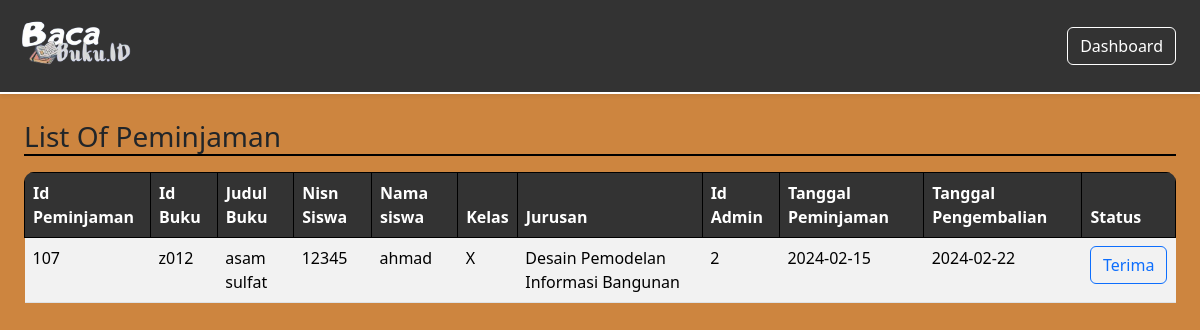
The app's page /DashboardPetugas/peminjaman/peminjamanBuku.php with its own data.
### tables this page shows
CREATE TABLE `peminjaman` (
  `id_peminjaman` int(11) NOT NULL,
  `id_buku` varchar(20) NOT NULL,
  `nisn` int(11) NOT NULL,
  `id_admin` int(11) NOT NULL,
  `tgl_peminjaman` date NOT NULL,
  `tgl_pengembalian` date NOT NULL,
  `status` enum('ya','tidak') NOT NULL
);

CREATE TABLE `buku` (
  `cover` varchar(255) NOT NULL,
  `id_buku` varchar(20) NOT NULL,
  `kategori` varchar(255) NOT NULL,
  `judul` varchar(255) NOT NULL,
  `pengarang` varchar(255) NOT NULL,
  `penerbit` varchar(255) NOT NULL,
  `tahun_terbit` date NOT NULL,
  `jumlah_halaman` int(50) NOT NULL,
  `buku_deskripsi` text NOT NULL,
  `isi_buku` varchar(250) NOT NULL
);

CREATE TABLE `member` (
  `nisn` int(11) NOT NULL,
  `kode_member` varchar(12) NOT NULL,
  `nama` varchar(255) NOT NULL,
  `password` varchar(255) NOT NULL,
  `jenis_kelamin` varchar(20) NOT NULL,
  `kelas` varchar(5) NOT NULL,
  `jurusan` varchar(50) NOT NULL,
  `no_tlp` varchar(15) NOT NULL,
  `tgl_pendaftaran` date NOT NULL
);

### config/config.php (called while the page is built, shortened)
<?php
$host = "127.0.0.1";
$username = "root";
$password = "";
$database_name = "perpustakaan_adzan";
$connection = mysqli_connect($host, $username, $password, $database_name);
function queryReadData($dataKategori) {
  global $connection;
  $result = mysqli_query($connection, $dataKategori);
  $items = [];
  while($item = mysqli_fetch_assoc($result)) {
    $items[] = $item;
  }
  return $items;
}
?>

### DashboardPetugas/peminjaman/peminjamanBuku.php (the view, shortened to what this page needs)
<?php
require "../../config/config.php";
$dataPeminjam = queryReadData("SELECT peminjaman.id_peminjaman, peminjaman.id_buku, buku.judul, peminjaman.nisn, member.nama, member.kelas, member.jurusan, peminjaman.id_admin,  peminjaman.tgl_peminjaman, peminjaman.tgl_pengembalian,peminjaman.status
FROM peminjaman
INNER JOIN member ON peminjaman.nisn = member.nisn
INNER JOIN buku ON peminjaman.id_buku = buku.id_buku");
?>
<!DOCTYPE html>
<html lang="en">
  <head>
    <link rel="stylesheet" href="../../css/member.css">
    <link href="https://cdn.jsdelivr.net/npm/bootstrap@5.3.2/dist/css/bootstrap.min.css" rel="stylesheet">
  </head>
  <body>
  <nav class="navbar fixed-top shadow-sm">
      <div class="container-fluid p-1">
        <a class="navbar-brand" href="#">
          <img src="../../assets/logoadzan.png" alt="logo" width="150px">
        </a>
        <a class="btn btn-tertiary" href="../dashboardPetugas.php">Dashboard</a>
      </div>
    </nav>
    <div class="p-4 mt-5">
    <div class="mt-5">
    <h3>List Of Peminjaman</h3>
      <div class="table-responsive mt-3">
        <table class="table table-striped table-hover">
        <thead>
          <tr>
            <th class="list">Id Peminjaman</th>
            <th class="list">Id Buku</th>
            <th class="list">Judul Buku</th>
            <th class="list">Nisn Siswa</th>
            <th class="list">Nama siswa</th>
            <th class="list">Kelas</th>
            <th class="list">Jurusan</th>
            <th class="list">Id Admin</th>
            <th class="list">Tanggal Peminjaman</th>
            <th class="list">Tanggal Pengembalian</th>
            <th class="list">Status</th>
          </tr>
        </thead>
        <tbody>
        <?php foreach ($dataPeminjam as $item) : ?>
               <?php if ($item['status'] == 'tidak') { ?>
               <tr>
                  <td><?= $item["id_peminjaman"]; ?></td>
                  <td><?= $item["id_buku"]; ?></td>
                  <td><?= $item["judul"]; ?></td>
                  <td><?= $item["nisn"]; ?></td>
                  <td><?= $item["nama"]; ?></td>
                  <td><?= $item["kelas"]; ?></td>
                  <td><?= $item["jurusan"]; ?></td>
                  <td><?= $item["id_admin"]; ?></td>
                  <td><?= $item["tgl_peminjaman"]; ?></td>
                  <td><?= $item["tgl_pengembalian"]; ?></td>
                  <td>
                     <form action="" method="post">
                        <button type="submit" id="status" name="submit" class="btn btn-outline-primary">Terima</button>
                     </form>
                  </td>
               </tr>
               <?php } else { ?>
               <?php continue; ?>
               <?php } ?>
               <?php endforeach; ?>
               </tbody>
    </table>
    </div>
    </div>
  </div>
  </body>
</html>

### css/member.css (style rules this page uses)
.container-fluid { background-color: #333 !important; }
.navbar { background-color: #333 !important; border-bottom: white 2px solid !important; }
.btn-tertiary { color: white !important; border: solid 1px white !important; margin-right: 20px; }
body { background-color: #CD853F !important; }
h3 { border-bottom: 2px solid black !important; }
.list { background-color: #333 !important; color: white !important; border: solid 1px black !important; }
.table-responsive { border-radius: 10px !important; }

### records on screen
peminjaman: id_peminjaman "107", id_buku "z012", id_buku.judul "asam sulfat", nisn "12345", nisn.nama "ahmad", nisn.kelas "X", nisn.jurusan "Desain Pemodelan Informasi Bangunan", id_admin "2", tgl_peminjaman "2024-02-15", tgl_pengembalian "2024-02-22"
